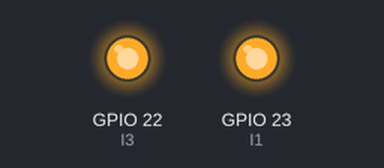
The sketch below on a simulated ESP32. Parts: output pins drawn as LEDs (lit = HIGH).

Above: at 5.0 s.
At 12.0 s:
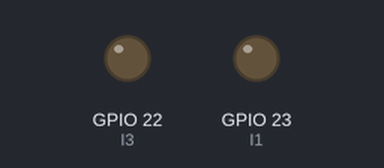
Timing chart, 0 to 18.2 s (numbered marks = the images above):
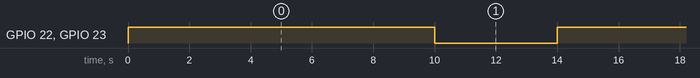

Measured:
- by itself, GPIO 22 (I3), GPIO 23 (I1): alternates HIGH for 10.0 s and LOW for 4.0 s

The sketch:

teste_1.ino
```cpp
/**
 *
 * e-mail : rachelsysteme@gmail.com
 * gitHub : https://github.com/RS-malik-el
 * Donation : paypal.me/RachelSysteme
 *
 * @AUTEUR : Exaucé KIMBEMBE / @OpenProgramming
 * DATE : 15/04/2023
 *
 * @Board : esp32
 *
 *  Ce code utilise un L298N pour contrôler deux moteurs.
 *  Les entrées IN1 et IN3 sont utilisées pour contrôler le moteur.
 *  IN2 et IN4 sont connecté au GND.
 *
*/

// Pins driver L298N
#define I1 23
#define I3 22

void setup(){
	// Pin définit comme une sortie
	pinMode(I1, OUTPUT);
	pinMode(I3, OUTPUT);
}

void loop(){
	digitalWrite(I1, HIGH);
	digitalWrite(I3, HIGH);
	delay(10000);
	digitalWrite(I1, LOW);
	digitalWrite(I3, LOW);
	delay(4000);
}
```
